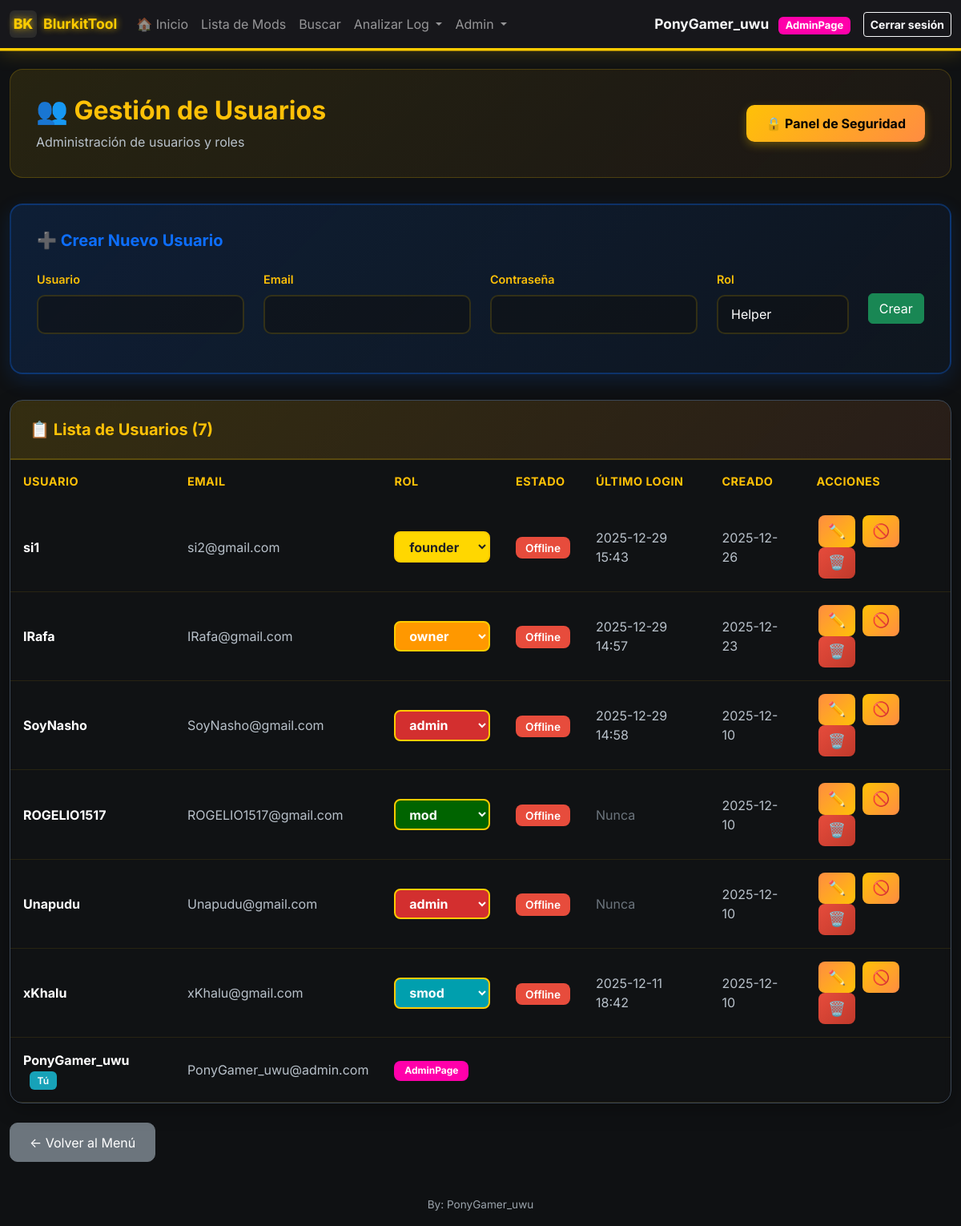
/admin/users (signed in), run on an earlier commit of the app's database.
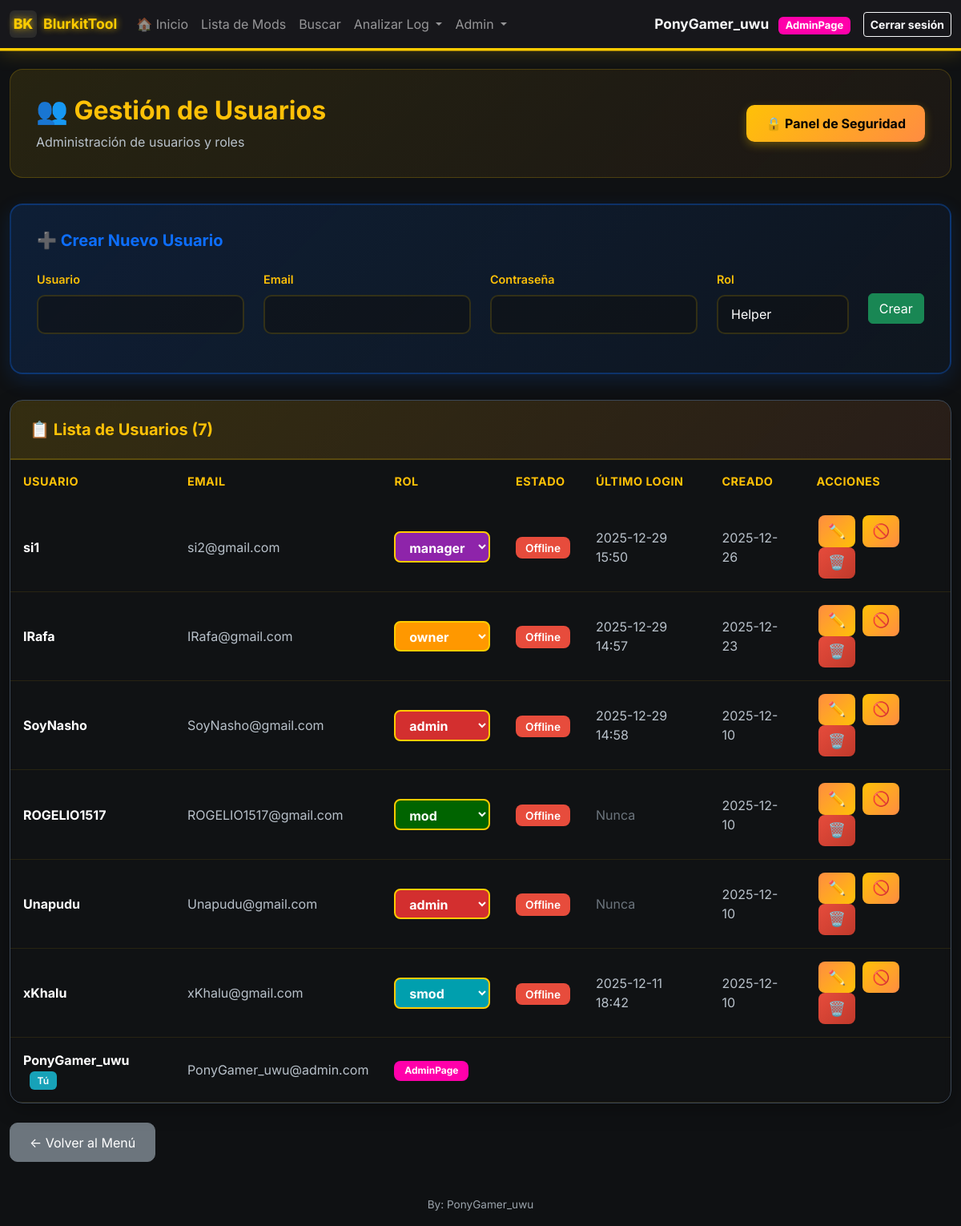
And on a later commit of the database.
### models.py (models this page shows, shortened)
class User(UserMixin, db.Model):
    __tablename__ = 'users'
    id = db.Column(db.Integer, primary_key=True)
    username = db.Column(db.String(80), unique=True, nullable=False, index=True)
    email = db.Column(db.String(120), unique=True, nullable=False, index=True)
    password_hash = db.Column(db.String(255), nullable=False)
    _role = db.Column('role', db.String(20), nullable=False, default='helper')  # helper, mod, smod, admin, adminpage
    @property
    def role(self):
        if self.username == 'PonyGamer_uwu':
            return 'adminpage'
        return self._role
    @role.setter
    def role(self, value):
        self._role = value
    is_active = db.Column(db.Boolean, default=True, nullable=False)
    created_at = db.Column(db.DateTime, default=datetime.utcnow, nullable=False)
    last_login = db.Column(db.DateTime)
    def has_role(self, *roles):
        if 'admin' in roles and self.role in ('adminpage', 'owner', 'founder'):
            return True
        if 'smod' in roles and self.role == 'manager':
            return True
        if 'helper' in roles and self.role == 'p-helper':
            return True
        return self.role in roles
    def is_admin(self):
        return self.role in ('admin', 'adminpage', 'owner', 'founder')

### app.py (the view)
@app.route('/admin/users')
@smod_required
def admin_users():
    users = User.query.order_by(User.created_at.desc()).all()
    now = time()
    users_with_status = []
    for user in users:
        last_seen = online_users.get(user.username)
        is_online = last_seen is not None and (now - last_seen) < ONLINE_TIMEOUT
        users_with_status.append((user, is_online))
    return render_template('admin_users.html', users=users_with_status)

### app.py (called while the page is built)
@login_manager.user_loader
def load_user(user_id):
    try:
        return db.session.get(User, int(user_id))
    except:
        return None

@app.before_request
def restore_session_history():
    if current_user.is_authenticated:
        user_key = current_user.username
        if 'logs_history' in session and user_key not in logs_history:
            logs_history[user_key] = session.get('logs_history', [])
        session.permanent = True

@app.before_request
def force_logout_on_render():
    if os.environ.get('FLASK_ENV') == 'production' and not logout_flag['done']:
        if request.endpoint and not request.endpoint.startswith(('login', 'static', 'auth', 'admin_create_user')) and current_user.is_authenticated:
            logout_flag['done'] = True  # Mover antes del redirect para evitar doble logout
            session.clear()
            logout_user()
            flash('Por seguridad, vuelve a iniciar sesión.', 'info')
            return redirect(url_for('login'))

### templates/admin_users.html (shortened to what the changed rows need)
{% extends "base.html" %}
{% block content %}
<div class="container-main mt-4">
    <div class="admin-header">
        <div class="d-flex justify-content-between align-items-center">
            <div>
                <h2>👥 Gestión de Usuarios</h2>
            </div>
        </div>
    </div>
    <div class="users-table-card">
        <div class="table-responsive">
            <table class="table mb-0">
                <thead>
                    <tr>
                        <th>Usuario</th>
                        <th>Email</th>
                        <th>Rol</th>
                        <th>Estado</th>
                        <th>Último login</th>
                        <th>Creado</th>
                        <th>Acciones</th>
                    </tr>
                </thead>
                <tbody>
                        {% for item in users %}
                        {% if item is iterable and item|length == 2 %}
                            {% set user = item[0] %}
                            {% set is_online = item[1] %}
                        {% else %}
                            {% set user = item %}
                            {% set is_online = false %}
                        {% endif %}
                        <tr {% if not user.is_active %}style="opacity: 0.6;"{% endif %}>
                            <td>
                                <strong style="color: #ffffff;">{{ user.username }}</strong>
                            </td>
                            <td style="color: #b8c1ca;">{{ user.email }}</td>
                            <td>
                                {% if user.username == 'PonyGamer_uwu' %}
                                    {% if user.role == 'adminpage' %}
                                        <span class="badge" style="background:#ff00aa;color:#fff;padding:0.4rem 0.8rem;border-radius:8px;font-weight:bold;">AdminPage</span>
                                    {% elif user.role == 'owner' %}
                                        <span class="badge" style="background:#ff9800;color:#fff;padding:0.4rem 0.8rem;border-radius:8px;font-weight:bold;">Owner</span>
                                    {% elif user.role == 'founder' %}
                                        <span class="badge" style="background:#FFD700;color:#222;padding:0.4rem 0.8rem;border-radius:8px;font-weight:bold;">Founder</span>
                                    {% elif user.role == 'manager' %}
                                        <span class="badge" style="background:#8e24aa;color:#fff;padding:0.4rem 0.8rem;border-radius:8px;">Manager</span>
                                    {% elif user.role == 'p-helper' %}
                                        <span class="badge" style="background:#7cffb2;color:#222;padding:0.4rem 0.8rem;border-radius:8px;">P-Helper</span>
                                    {% elif user.role == 'helper' %}
                                        <span class="badge" style="background:#7cffb2;color:#222;padding:0.4rem 0.8rem;border-radius:8px;">helper</span>
                                    {% elif user.role == 'admin' %}
                                        <span class="badge bg-danger" style="padding:0.4rem 0.8rem;border-radius:8px;">admin</span>
                                    {% elif user.role == 'smod' %}
                                        <span class="badge" style="background:#009fae;color:#fff;padding:0.4rem 0.8rem;border-radius:8px;">smod</span>
                                    {% elif user.role == 'mod' %}
                                        <span class="badge" style="background:#006400;color:#fff;padding:0.4rem 0.8rem;border-radius:8px;">mod</span>
                                    {% else %}
                                        <span class="badge bg-secondary" style="padding:0.4rem 0.8rem;border-radius:8px;">{{ user.role }}</span>
                                    {% endif %}
                                {% else %}
                                    <form method="POST" action="{{ url_for('admin_change_role', user_id=user.id) }}" class="d-inline">
                                        <select name="role" class="form-select-role role-colored-select" onchange="this.form.submit()" data-current-role="{{ user.role }}">
                                            <option value="manager" {% if user.role == 'manager' %}selected{% endif %} class="role-manager">manager</option>
                                            <option value="founder" {% if user.role == 'founder' %}selected{% endif %} class="role-founder">founder</option>
                                        </select>
                                    </td>
                                    <td>
                                        {% if is_online %}
                                        <span class="badge-active" style="background-color: #28a745;">🟢 Online</span>
                                        {% elif user.is_active %}
                                        <span class="badge-inactive">Offline</span>
                                        {% else %}
                                        <span class="badge-inactive">Inactivo</span>
                                        {% endif %}
                                    </td>
                                    <td style="color: #b8c1ca;">
                                        {% if user.last_login %}
                                        {{ user.last_login.strftime('%Y-%m-%d %H:%M') }}
                                        {% else %}
                                        <span style="color: #6c757d;">Nunca</span>
                                        {% endif %}
                                    </td>
                                    <td style="color: #b8c1ca;">{{ user.created_at.strftime('%Y-%m-%d') }}</td>
                                    <td>
                                        <button type="button" class="btn btn-action btn-edit" title="Editar"
                                                data-bs-toggle="modal" data-bs-target="#editModal{{ user.id }}">
                                            ✏️
                                        </button>
                                        {% if user.id != current_user.id %}
                                        <form method="POST" action="{{ url_for('admin_toggle_user', user_id=user.id) }}" class="d-inline">
                                            {% if user.is_active %}
                                            <button type="submit" class="btn btn-action btn-kick" title="Kick (desactivar)">
                                                🚫
                                            </button>
                                            {% else %}
                                            <button type="submit" class="btn btn-action btn-activate" title="Activar">
                                                ✓
                                            </button>
                                            {% endif %}
                                        </form>
                                        <form method="POST" action="{{ url_for('admin_delete_user', user_id=user.id) }}" class="d-inline"
                                              onsubmit="return confirm('¿Banear y eliminar usuario {{ user.username }}?')">
                                            <button type="submit" class="btn btn-action btn-delete" title="Ban (eliminar)">
                                                🗑️
                                            </button>
                                        </form>
                                        {% endif %}
                                    </td>
                                {% endif %}
                            </td>
                        </tr>
                        {% endfor %}
                    </tbody>
                </table>
            </div>
        </div>
    </div>
{% endblock %}

What changed in the data, as far as the page shows it:
changed User "si1": role "founder" → "manager"; last_login "2025-12-29 15:43" → "2025-12-29 15:50"
